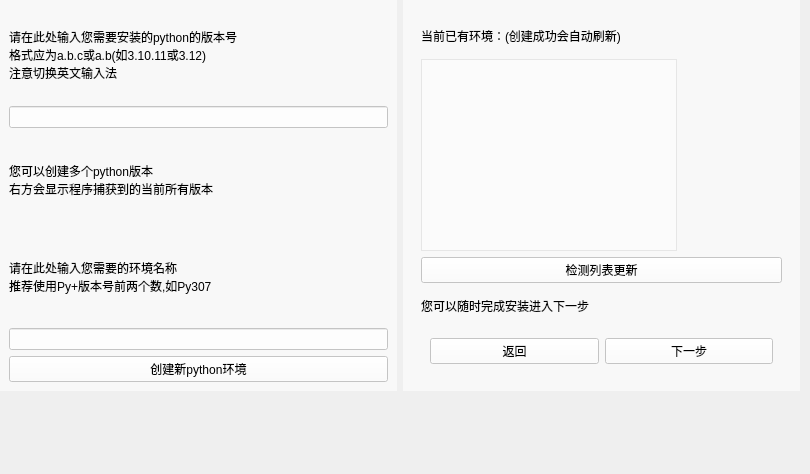
    <widget class="QWidget" name="pypage_4_2">
     <property name="styleSheet">
      <string notr="true">QWidget#pypage_4_2{
	
	background-image: url(:/image/image/background.png);
}</string>
     </property>
     <widget class="QWidget" name="widget_42" native="true">
      <property name="geometry">
       <rect>
        <x>0</x>
        <y>0</y>
        <width>800</width>
        <height>391</height>
       </rect>
      </property>
      <property name="sizePolicy">
       <sizepolicy hsizetype="Preferred" vsizetype="Preferred">
        <horstretch>0</horstretch>
        <verstretch>0</verstretch>
       </sizepolicy>
      </property>
      <property name="styleSheet">
       <string notr="true">background-color: rgba(255, 255, 255, 0);
font: 12pt &quot;Microsoft YaHei UI&quot;;</string>
      </property>
      <layout class="QHBoxLayout" name="horizontalLayout_21">
       <item>
        <widget class="QWidget" name="widget_87" native="true">
         <property name="sizePolicy">
          <sizepolicy hsizetype="MinimumExpanding" vsizetype="Expanding">
           <horstretch>0</horstretch>
           <verstretch>0</verstretch>
          </sizepolicy>
         </property>
         <property name="styleSheet">
          <string notr="true">QWidget#widget_87{
	background-color: rgba(255, 255, 255, 150);
}</string>
         </property>
         <layout class="QVBoxLayout" name="verticalLayout_43">
          <item>
           <widget class="QLabel" name="label_21">
            <property name="text">
             <string>请在此处输入您需要安装的python的版本号
格式应为a.b.c或a.b(如3.10.11或3.12)
注意切换英文输入法</string>
            </property>
           </widget>
          </item>
          <item>
           <widget class="QLineEdit" name="ver_input">
            <property name="styleSheet">
             <string notr="true">background-color: rgba(255, 255, 255, 200);</string>
            </property>
           </widget>
          </item>
          <item>
           <widget class="QLabel" name="label_48">
            <property name="text">
             <string>您可以创建多个python版本
右方会显示程序捕获到的当前所有版本</string>
            </property>
           </widget>
          </item>
          <item>
           <widget class="QLabel" name="label_23">
            <property name="text">
             <string>请在此处输入您需要的环境名称
推荐使用Py+版本号前两个数,如Py307</string>
            </property>
           </widget>
          </item>
          <item>
           <widget class="QLineEdit" name="name_input">
            <property name="styleSheet">
             <string notr="true">background-color: rgba(255, 255, 255, 200);</string>
            </property>
           </widget>
          </item>
          <item>
           <widget class="QPushButton" name="pushButton_35">
            <property name="styleSheet">
             <string notr="true">background-color: rgba(255, 255, 255, 200);</string>
            </property>
            <property name="text">
             <string>创建新python环境</string>
            </property>
           </widget>
          </item>
         </layout>
        </widget>
       </item>
       <item>
        <widget class="QWidget" name="widget_43" native="true">
         <property name="sizePolicy">
          <sizepolicy hsizetype="Expanding" vsizetype="Expanding">
           <horstretch>0</horstretch>
           <verstretch>0</verstretch>
          </sizepolicy>
         </property>
         <property name="styleSheet">
          <string notr="true">QWidget#widget_43{
	background-color: rgba(255, 255, 255, 150);
}</string>
         </property>
         <layout class="QVBoxLayout" name="verticalLayout_25">
          <item>
           <widget class="QWidget" name="widget_44" native="true">
            <property name="sizePolicy">
             <sizepolicy hsizetype="Preferred" vsizetype="Expanding">
              <horstretch>0</horstretch>
              <verstretch>0</verstretch>
             </sizepolicy>
            </property>
            <layout class="QVBoxLayout" name="verticalLayout_26">
             <item>
              <widget class="QLabel" name="notice_9">
               <property name="text">
                <string>当前已有环境：(创建成功会自动刷新)</string>
               </property>
              </widget>
             </item>
             <item>
              <widget class="QListWidget" name="listWidget">
               <property name="sizePolicy">
                <sizepolicy hsizetype="Fixed" vsizetype="Fixed">
                 <horstretch>0</horstretch>
                 <verstretch>0</verstretch>
                </sizepolicy>
               </property>
               <property name="styleSheet">
                <string notr="true">background-color: rgba(255, 255, 255, 100);</string>
               </property>
              </widget>
             </item>
             <item>
              <widget class="QPushButton" name="pushButton_36">
               <property name="styleSheet">
                <string notr="true">background-color: rgba(255, 255, 255, 200);</string>
               </property>
               <property name="text">
                <string>检测列表更新</string>
               </property>
              </widget>
             </item>
             <item>
              <widget class="QLabel" name="label_32">
               <property name="text">
                <string>您可以随时完成安装进入下一步</string>
               </property>
              </widget>
             </item>
             <item>
              <widget class="QWidget" name="widget_45" native="true">
               <property name="sizePolicy">
                <sizepolicy hsizetype="Expanding" vsizetype="Fixed">
                 <horstretch>0</horstretch>
                 <verstretch>0</verstretch>
                </sizepolicy>
               </property>
               <layout class="QHBoxLayout" name="horizontalLayout_22">
                <item>
                 <widget class="QPushButton" name="pushButton_38">
                  <property name="sizePolicy">
                   <sizepolicy hsizetype="Expanding" vsizetype="Fixed">
                    <horstretch>0</horstretch>
                    <verstretch>0</verstretch>
                   </sizepolicy>
                  </property>
                  <property name="styleSheet">
                   <string notr="true">background-color: rgba(255, 255, 255, 200);</string>
                  </property>
                  <property name="text">
                   <string>返回</string>
                  </property>
                 </widget>
                </item>
                <item>
                 <widget class="QPushButton" name="pynext_button_4_2">
                  <property name="sizePolicy">
                   <sizepolicy hsizetype="Expanding" vsizetype="Fixed">
                    <horstretch>0</horstretch>
                    <verstretch>0</verstretch>
                   </sizepolicy>
                  </property>
                  <property name="styleSheet">
                   <string notr="true">background-color: rgba(255, 255, 255, 200);</string>
                  </property>
                  <property name="text">
                   <string>下一步</string>
                  </property>
                 </widget>
                </item>
               </layout>
              </widget>
             </item>
            </layout>
           </widget>
          </item>
         </layout>
        </widget>
       </item>
      </layout>
     </widget>
     <widget class="QWidget" name="widget_84" native="true">
      <property name="geometry">
       <rect>
        <x>0</x>
        <y>390</y>
        <width>801</width>
        <height>75</height>
       </rect>
      </property>
      <property name="styleSheet">
       <string notr="true">QWidget#widget_84{
	image: url(:/image/image/py进度3.png);
    
	background-color: rgba(255, 255, 255, 0);
}</string>
      </property>
     </widget>
    </widget>
